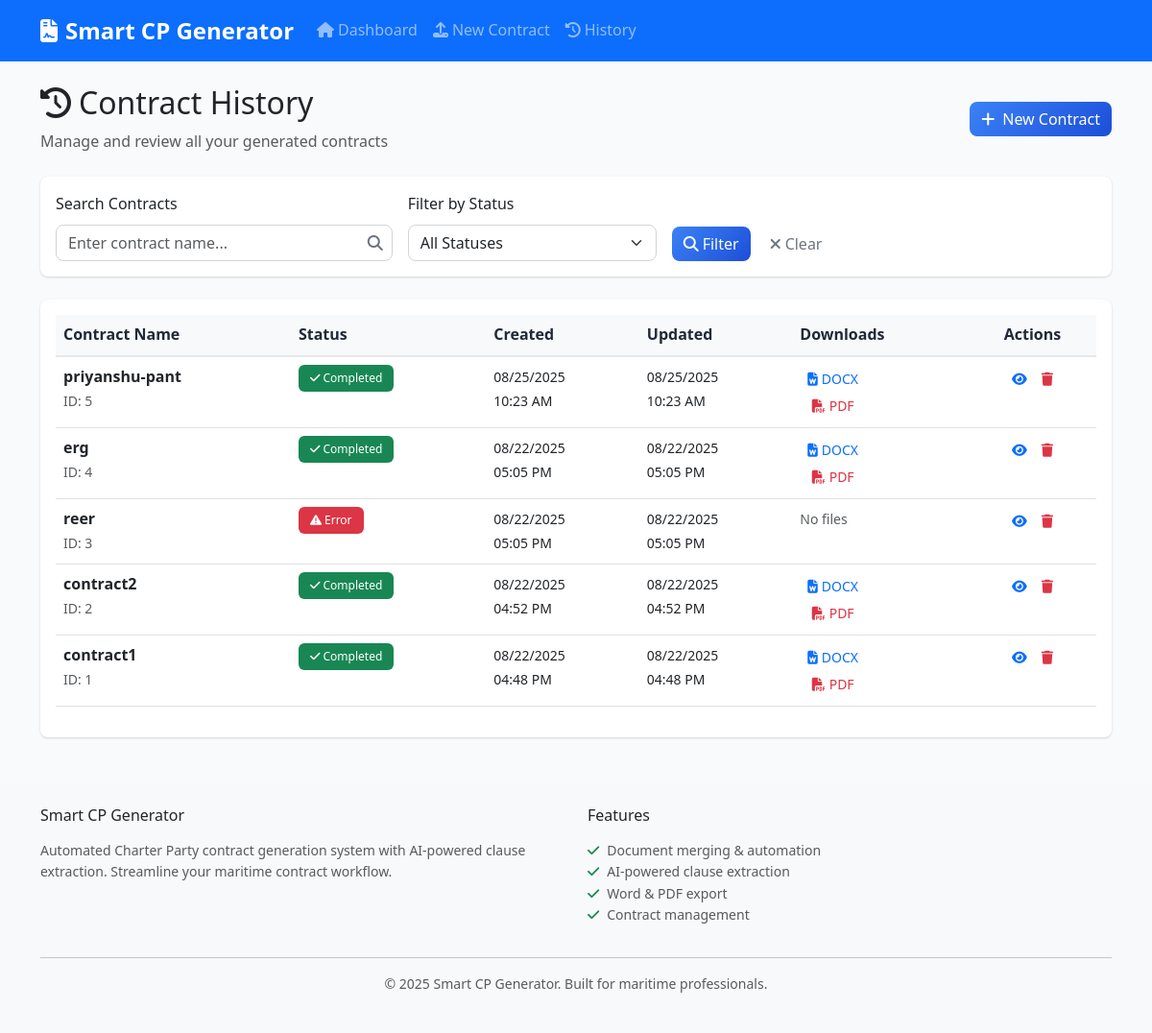
The app's page /history with its own data.
### models.py (models this page shows, shortened)
class Contract(db.Model):
    id = db.Column(db.Integer, primary_key=True)
    contract_name = db.Column(db.String(255), nullable=False)
    fixture_recap_content = db.Column(Text)
    base_cp_content = db.Column(Text)
    negotiated_clauses_content = db.Column(Text)
    final_contract_content = db.Column(Text)
    extracted_clauses = db.Column(Text)  # JSON string of extracted clauses
    created_at = db.Column(db.DateTime, default=datetime.utcnow)
    updated_at = db.Column(db.DateTime, default=datetime.utcnow, onupdate=datetime.utcnow)
    status = db.Column(db.String(50), default='draft')  # draft, processing, completed, error
    docx_path = db.Column(db.String(255))
    pdf_path = db.Column(db.String(255))

### routes.py (the view)
@app.route('/history')
def contract_history():
    page = request.args.get('page', 1, type=int)
    status_filter = request.args.get('status', '')
    search_term = request.args.get('search', '')
    query = Contract.query
    if status_filter:
        query = query.filter_by(status=status_filter)
    if search_term:
        query = query.filter(Contract.contract_name.contains(search_term))
    contracts = query.order_by(Contract.updated_at.desc()).paginate(
        page=page, per_page=10, error_out=False
    )
    return render_template('history.html', contracts=contracts,
                         status_filter=status_filter, search_term=search_term)

### templates/history.html (shortened to what this page needs)
{% extends "base.html" %}
{% block content %}
<div class="row">
    <div class="col-12 mb-4">
        <div class="d-flex justify-content-between align-items-center">
            <div>
                <h2>
                    <i class="fas fa-history me-2"></i>Contract History
                </h2>
                <p class="text-muted mb-0">Manage and review all your generated contracts</p>
            </div>
            <a href="{{ url_for('upload_documents') }}" class="btn btn-primary">
                <i class="fas fa-plus me-2"></i>New Contract
            </a>
        </div>
    </div>
</div>
<div class="row">
    <div class="col-12 mb-4">
        <div class="card">
            <div class="card-body">
                <form method="GET" class="row g-3">
                    <div class="col-md-4">
                        <label for="search" class="form-label">Search Contracts</label>
                        <input type="text" class="form-control" id="search" name="search"
                               value="{{ search_term }}" placeholder="Enter contract name...">
                    </div>
                    <div class="col-md-3">
                        <label for="status" class="form-label">Filter by Status</label>
                        <select class="form-select" id="status" name="status">
                            <option value="">All Statuses</option>
                        </select>
                    </div>
                    <div class="col-md-3 d-flex align-items-end">
                        <button type="submit" class="btn btn-primary me-2">
                            <i class="fas fa-search me-1"></i>Filter
                        </button>
                        <a href="{{ url_for('contract_history') }}" class="btn btn-outline-secondary">
                            <i class="fas fa-times me-1"></i>Clear
                        </a>
                    </div>
                </form>
            </div>
        </div>
    </div>
</div>
<div class="row">
    <div class="col-12">
        {% if contracts.items %}
            <div class="card">
                <div class="card-body">
                    <div class="table-responsive">
                        <table class="table table-hover">
                            <thead class="table-light">
                                <tr>
                                    <th>Contract Name</th>
                                    <th>Status</th>
                                    <th>Created</th>
                                    <th>Updated</th>
                                    <th>Downloads</th>
                                    <th class="text-center">Actions</th>
                                </tr>
                            </thead>
                            <tbody>
                                {% for contract in contracts.items %}
                                <tr>
                                    <td>
                                        <strong>{{ contract.contract_name }}</strong>
                                        <br>
                                        <small class="text-muted">ID: {{ contract.id }}</small>
                                    </td>
                                    <td>
                                        <span class="badge bg-{{ 'success' if contract.status == 'completed' else 'warning' if contract.status == 'processing' else 'danger' if contract.status == 'error' else 'secondary' }}">
                                            <i class="fas fa-{{ 'check' if contract.status == 'completed' else 'clock' if contract.status == 'processing' else 'exclamation-triangle' if contract.status == 'error' else 'edit' }}"></i>
                                            {{ contract.status.title() }}
                                        </span>
                                    </td>
                                    <td>
                                        <small>{{ contract.created_at.strftime('%m/%d/%Y<br>%I:%M %p') | safe if contract.created_at else 'N/A' }}</small>
                                    </td>
                                    <td>
                                        <small>{{ contract.updated_at.strftime('%m/%d/%Y<br>%I:%M %p') | safe if contract.updated_at else 'N/A' }}</small>
                                    </td>
                                    <td>
                                        <div class="btn-group-vertical btn-group-sm" role="group">
                                            {% if contract.docx_path %}
                                                <a href="{{ url_for('download_file', contract_id=contract.id, file_type='docx') }}"
                                                   class="btn btn-outline-primary btn-sm">
                                                    <i class="fas fa-file-word me-1"></i>DOCX
                                                </a>
                                            {% endif %}
                                            {% if contract.pdf_path %}
                                                <a href="{{ url_for('download_file', contract_id=contract.id, file_type='pdf') }}"
                                                   class="btn btn-outline-danger btn-sm">
                                                    <i class="fas fa-file-pdf me-1"></i>PDF
                                                </a>
                                            {% endif %}
                                            {% if not contract.docx_path and not contract.pdf_path %}
                                                <span class="text-muted small">No files</span>
                                            {% endif %}
                                        </div>
                                    </td>
                                    <td class="text-center">
                                        <div class="btn-group" role="group">
                                            <a href="{{ url_for('preview_contract', contract_id=contract.id) }}"
                                               class="btn btn-outline-primary btn-sm" title="View Contract">
                                                <i class="fas fa-eye"></i>
                                            </a>
                                            <button type="button" class="btn btn-outline-danger btn-sm"
                                                    title="Delete Contract"
                                                    onclick="deleteContract({{ contract.id }}, '{{ contract.contract_name }}')">
                                                <i class="fas fa-trash"></i>
                                            </button>
                                        </div>
                                    </td>
                                </tr>
                                {% endfor %}
                            </tbody>
                        </table>
                    </div>
                </div>
            </div>
        {% endif %}
    </div>
</div>
{% endblock %}

### static/css/style.css (style rules this page uses)
:root { --primary-color: #3b82f6; --success-color: #10b981; --warning-color: #f59e0b; --danger-color: #ef4444; --dark-color: #1f2937; --light-color: #f8fafc; --border-radius: 8px; --shadow: 0 1px 3px 0 rgba(0, 0, 0, 0.1), 0 1px 2px 0 rgba(0, 0, 0, 0.06); --shadow-lg: 0 10px 15px -3px rgba(0, 0, 0, 0.1), 0 4px 6px -2px rgba(0, 0, 0, 0.05); }
body { font-family: 'Segoe UI', Tahoma, Geneva, Verdana, sans-serif; background-color: #f8fafc; line-height: 1.6; }
.card { border: none; border-radius: var(--border-radius); box-shadow: var(--shadow); transition: all 0.2s ease; }
.btn { border-radius: var(--border-radius); font-weight: 500; transition: all 0.2s ease; border: none; }
.btn-primary { background: linear-gradient(135deg, #3b82f6, #1d4ed8); }
.form-control, .form-select { border-radius: var(--border-radius); border: 1px solid #d1d5db; transition: all 0.2s ease; }
.badge { font-weight: 500; padding: 0.5rem 0.75rem; }
.table { background-color: white; }
.table th { font-weight: 600; border-bottom: 2px solid #e5e7eb; color: var(--dark-color); }
.fade-in-up { animation: fadeInUp 0.6s ease-out; }

### records on screen
Contract: contract_name "priyanshu-pant", id "5", status "Completed", created_at "08/25/2025 10:23 AM", updated_at "08/25/2025 10:23 AM"
Contract: contract_name "erg", id "4", status "Completed", created_at "08/22/2025 05:05 PM", updated_at "08/22/2025 05:05 PM"
Contract: contract_name "reer", id "3", status "Error", created_at "08/22/2025 05:05 PM", updated_at "08/22/2025 05:05 PM", shows "No files"
Contract: contract_name "contract2", id "2", status "Completed", created_at "08/22/2025 04:52 PM", updated_at "08/22/2025 04:52 PM"
Contract: contract_name "contract1", id "1", status "Completed", created_at "08/22/2025 04:48 PM", updated_at "08/22/2025 04:48 PM"
